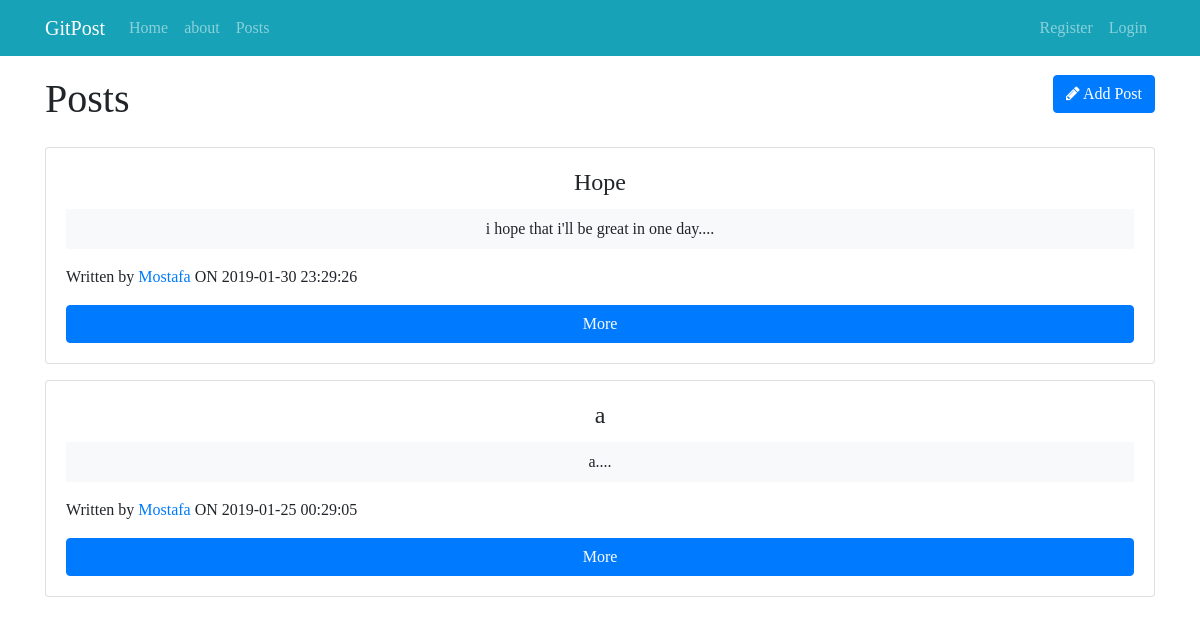
/posts/index, run on the app's committed database.
### tables this page shows
CREATE TABLE `posts` (
  `id` int(11) NOT NULL,
  `user_id` int(11) DEFAULT NULL,
  `title` varchar(255) DEFAULT NULL,
  `body` varchar(255) DEFAULT NULL,
  `created_at` timestamp NOT NULL DEFAULT CURRENT_TIMESTAMP
);

CREATE TABLE `users` (
  `id` int(11) NOT NULL,
  `firstName` varchar(255) NOT NULL,
  `lastName` varchar(255) NOT NULL,
  `email` varchar(90) NOT NULL,
  `phoneNumber` varchar(50) NOT NULL,
  `password` varchar(255) NOT NULL,
  `created_at` timestamp NOT NULL DEFAULT CURRENT_TIMESTAMP
);

### app/controller/posts.php (called while the page is built, shortened)
<?php
 class Posts extends Controller{
     public function __construct(){
         $this->postModel = $this->model('Post');
     }
     public function index(){
        $posts = $this->postModel->getPosts();
        $data=[
            'posts' => $posts
        ];
        $this->view('posts/index',$data);
     }
 }

### app/libraries/Core.php (called while the page is built, shortened)
<?php
 class Core{
     protected $currentMethod = "index";
    public function __construct(){
        $url = $this->getUrl();
        if(file_exists('../app/controller/'.ucwords($url[0]).'.php')){
            unset($url[0]);
        }
        $this->currentController = new  $this->currentController;
        if(isset($url[1])){
            if(method_exists($this->currentController,$url[1])){
                $this->currentMethod = $url[1];
                unset($url[1]);
            }
        }
        $this->params = $url ? array_values($url) : [];
        call_user_func_array([$this->currentController,$this->currentMethod],$this->params);
    }
     public function getUrl(){
         if(isset($_GET['url'])){
             $url = $_GET['url'];
             $url = rtrim($url,'/');
             $url = filter_var($url,FILTER_SANITIZE_URL);
             $url = explode('/',$url);
             return $url;
         }
     }
 }

### public/index.php (called while the page is built, shortened)
<?php
$init = new Core();

### app/libraries/Database.php (called while the page is built, shortened)
<?php
 class Database{
     protected $dbname = dbname;
     protected $password = password;
     protected $user = user;
     protected $host = host;
     protected $charset = charset;
     protected $stmt;
     protected $dbh;
     public function __construct(){
        $dsn = 'mysql:host='.$this->host.';dbname='.$this->dbname.';charset='.$this->charset;
        $options = [
            PDO::ATTR_ERRMODE => PDO::ERRMODE_EXCEPTION,
            PDO::MYSQL_ATTR_INIT_COMMAND => 'SET NAMES UTF8'
        ];
        try{
            $this->dbh = new PDO($dsn,$this->user,$this->password,$options);
        }catch(PDOException $e){
            die('Faild To Connect '.$e->getMessage(). '<br> at line '. $e->getLine() );
        }
     }
     public function query($sql){
         $this->stmt = $this->dbh->prepare($sql);
     }
     public function execute(){
         return $this->stmt->execute();
     }
     public function resultSet(){
         $this->execute();
         return $this->stmt->fetchAll(PDO::FETCH_OBJ);
     }
 }

### app/models/Post.php (called while the page is built, shortened)
<?php
 class Post{
     public function __construct(){
         $this->db = new Database;
     }
     public function getPosts(){
         $this->db->query('SELECT *,
            posts.id as postId,
            users.id as userId,
            posts.created_at as postCreated,
            users.created_at as userCreated,
            posts.user_id as postOwner
          FROM posts
            join users
            ON posts.user_id = users.id
            ORDER BY postCreated DESC');
                $results = $this->db->resultSet();
            return $results;
     }
 }

### app/views/posts/index.php (the view, shortened to what this page needs)
<?php require_once APPROOT.'/views/inc/header.php'; ?>
<div class="row mb-3">
    <div class="col-md-6">
        <h1>Posts</h1>
    </div>
    <div class="col-md-6">
        <a href="<?php echo URLROOT;?>/posts/addPost" class="btn btn-primary pull-right">
        <i class="fa fa-pencil"></i> Add Post</a>
    </div>
</div>
<?php foreach($data['posts'] as $post): ?>
    <div class="card card-body mb-3 text-center">
        <h4 class="card-title" ><?php echo $post->title;?></h4>
        <div class="bg-light p-2 mb-3">
        <p class="card-text  "><?php echo  substr($post->body,0,250).'....';?></p>
        </div>
        <p class="text-left">Written by <a href="<?php echo URLROOT;?>/profiles/<?php echo $post->postOwner?>"><?php echo $post->firstName;?> </a>ON <?php echo $post->postCreated; ?></p>
        <a href="<?php echo URLROOT;?>/posts/showPost/<?php echo $post->postId;?>" class="btn btn-primary">More</a>
    </div>
<?php endforeach;?>
<?php require_once  APPROOT.'/views/inc/footer.php'; ?>

### app/libraries/Controller.php (shortened to what this page needs)
<?php
 class Controller{
    public function view($viewFile,$data=[]){
        if(file_exists('../app/views/'.$viewFile.'.php')){
            require_once('../app/views/'.$viewFile.'.php');
        }else{
            die('View File Doesn\'t Exist');
        }
    }
 }

### app/views/inc/header.php (shortened to what this page needs)
<!DOCTYPE html>
<html lang="en">
<head>
  <link rel="stylesheet" href="https://maxcdn.bootstrapcdn.com/bootstrap/4.0.0-beta/css/bootstrap.min.css">
  <link href="https://maxcdn.bootstrapcdn.com/font-awesome/4.7.0/css/font-awesome.min.css" rel="stylesheet">
<link rel="stylesheet" href="<?php echo URLROOT; ?>/css/style.css">
</head>
<body>
  <?php require APPROOT . '/views/inc/navbar.php'; ?>
  <div class="container">

### app/views/inc/navbar.php (shortened to what this page needs)
<nav class="navbar navbar-expand-md navbar-dark  fixed-top bg-info   mb-3">
  <div class="container">
  <a class="navbar-brand" href="<?php echo URLROOT; ?>"><?php echo SITENAME; ?></a>
  <div class="collapse navbar-collapse" id="navbarsExampleDefault">
    <ul class="navbar-nav mr-auto">
      <li class="nav-item ">
        <a class="nav-link" href="<?php echo URLROOT; ?>">Home </a>
      </li>
      <li class="nav-item">
        <a class="nav-link" href="<?php echo URLROOT; ?>/pages/about">about</a>
      </li>
      <li class="nav-item">
        <a class="nav-link" href="<?php echo URLROOT; ?>/posts/index">Posts</a>
      </li>
    </ul>
     <ul class="navbar-nav ml-auto">
        <?php if(isset($_SESSION['user_id'])): ?>
        <li class="nav-item">
              <a class="nav-link" href="<?php echo URLROOT; ?>/profiles/<?php echo $_SESSION['user_id'];?>"><?php echo $_SESSION['user_fname'] ?></a>
      </li>
      <li class="nav-item">
              <a class="nav-link" href="<?php echo URLROOT; ?>/users/logout?>">Logout</a>
      </li>
        <?php else:?>
            <li class="nav-item">
              <a class="nav-link" href="<?php echo URLROOT; ?>/users/register">Register</a>
            </li>
            <li class="nav-item">
              <a class="nav-link" href="<?php echo URLROOT; ?>/users/login">Login</a>
            </li>
        <?php endif;?>
     </ul>
  </div>
</div>
</nav>

### app/views/inc/footer.php (shortened to what this page needs)
</div>
  </body>
  </html>

### public/css/style.css (style rules this page uses)
body { font-family: 'Bitter', serif; }

### data on the page
posts: title "Hope", body "i hope that i'll be great in one day", user.firstName "Mostafa", created_at "2019-01-30 23:29:26"
posts: title "a", body "a", user.firstName "Mostafa", created_at "2019-01-25 00:29:05"

### other printed values
SITENAME "GitPost"
